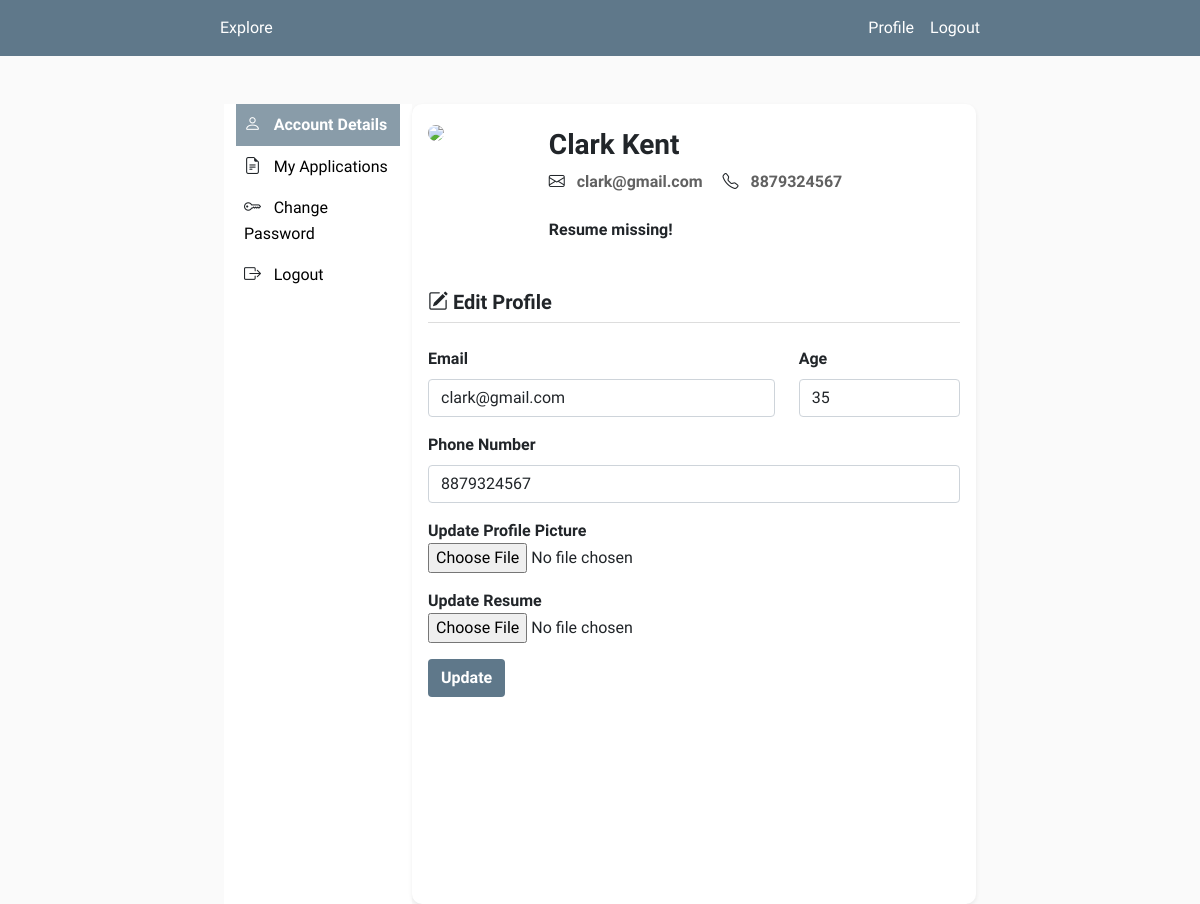
Page /account (signed in) on the earlier database version.
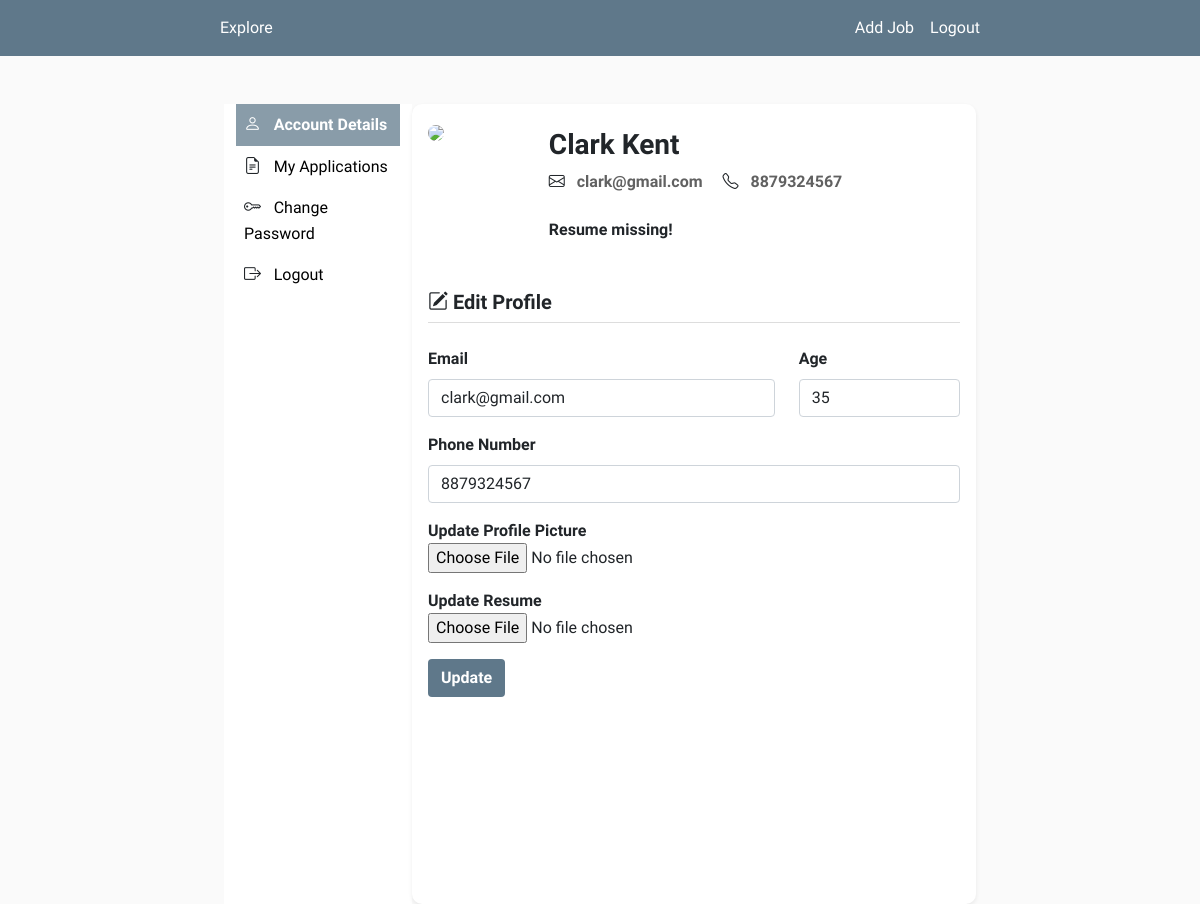
Same page on the later database version.
### app.py (the view, shortened to what this page needs)
@app.route('/account', methods = ['GET', 'POST'])
@login_required
def account():
	form = UpdateProfileForm()
	if request.method == 'GET':
		form.email.data = current_user.email
		form.age.data = current_user.age
		form.phone.data = current_user.phone
		applied_count = len(current_user.applied_at)
	image_path = url_for('static', filename = 'profile_pictures/' + current_user.profile_picture)
	return render_template('account.html', title = 'My Profile', image_path = image_path, form = form, applied_count = applied_count)

### forms.py (shortened to what this page needs)
class UpdateProfileForm(FlaskForm):
    email = StringField('Email', validators=[DataRequired()])
    age = IntegerField('Age', validators=[DataRequired()])
    phone = StringField('Phone Number', validators=[DataRequired()])
    profile_picture = FileField('Update Profile Picture', validators=[FileAllowed(['jpg', 'png'])])
    resume = FileField('Update Resume', validators=[FileAllowed(['pdf'])])
    update = SubmitField('Update')

### app.py (called while the page is built)
@login_manager.user_loader
def load_user(user_id):
	return User.query.get(int(user_id))

### templates/account.html (shortened to what this page needs)
{% extends 'layout.html' %}
{% block content %}
<div class="container col-md-8 offset-md-2 mt-5 row">
	<div class="col-md-3 menu">
		<div class="menu-item p-2 menu-item-active">
			<i class="bi bi-person"></i> &nbsp; <a class="link-active" href="{{ url_for('account') }}">Account Details</a>
		</div>
		<div class="menu-item p-2">
			<i class="bi bi-file-earmark-text"></i> &nbsp; <a class="link-inactive" href="{{ url_for('applications', user_id = current_user.id) }}">My Applications</a>
		</div>
		<div class="menu-item p-2">
			<i class="bi bi-key"></i> &nbsp; <a class="link-inactive" href="{{ url_for('change_password') }}">Change Password</a>
		</div>
		<div class="menu-item p-2">
			<i class="bi bi-box-arrow-right"></i> &nbsp; <a class="link-inactive" href="{{ url_for('logout') }}">Logout</a>
		</div>
	</div>
	<div class="col-md-9 profile-content shadow-sm p-3">
 		<div class="profile">
			<div class="profile-pic">
				<img class="pic" src="{{ image_path }}" width="100%" >
			</div>
			<div class="profile-info py-2 px-4">
				<h3><b>{{ current_user.full_name }}</b></h3>
				<i class="bi bi-envelope"></i> &nbsp; <span class="sec-text">{{ current_user.email }}</span>
				<i class="bi bi-telephone"></i> &nbsp; <span class="sec-text">{{ current_user.phone }}</span>
				<br/>
				<br/>
				{% if current_user.resume == '' %}
					<p>Resume missing!</p>
				{% else %}
					<a id="view-resume" target="_blank" href="{{ url_for('static', filename='resumes/' + current_user.resume) }}">View Resume</a>
				{% endif %}
			</div>
		</div>
		<div id="edit-details" class="mt-4">
			<h5> <i class="bi bi-pencil-square"></i> <b>Edit Profile</b></h5>
			<div class="divider"></div>
			<form method="POST" action="" enctype="multipart/form-data">
				<div class="mb-3 row">
					<div class="col-md-8">
						{{ form.email.label(class="form-label") }}
						{% if form.email.errors %}
							{{ form.email(class="form-control is-invalid") }}
							<div class="invalid-feedback">
								{% for error in form.email.errors %}
									<span>{{ error }}</span>
								{% endfor %}
							</div>
						{% else %}
							{{ form.email(class="form-control") }}
						{% endif %}
					</div>
					<div class="col-md-4">
						{{ form.age.label(class="form-label") }}
						{{ form.age(class="form-control") }}
					</div>
				</div>
				<div class="mb-3">
					{{ form.phone.label(class="form-label") }}
					{% if form.phone.errors %}
						{{ form.phone(class="form-control is-invalid") }}
						<div class="invalid-feedback">
							{% for error in form.phone.errors %}
								<span>{{ error }}</span>
							{% endfor %}
						</div>
					{% else %}
						{{ form.phone(class="form-control") }}
					{% endif %}
				</div>
				<div class="mb-3">
					{{ form.profile_picture.label() }}
					{{ form.profile_picture(class="form-control-file") }}
				</div>
				<div class="mb-3">
					{{ form.resume.label() }}
					{{ form.resume(class="form-control-file") }}
				</div>
				<div class="mb-3">
					{{ form.update(class="btn button-style") }}
				</div>
			</form>
		</div>
	</div>
</div>
{% endblock content %}

Differences in the rows shown:
changed User "Clark Kent": is_admin False → True (drawn)
Other differences:
text no longer shown: "Profile"
text now shown: "Add Job"
